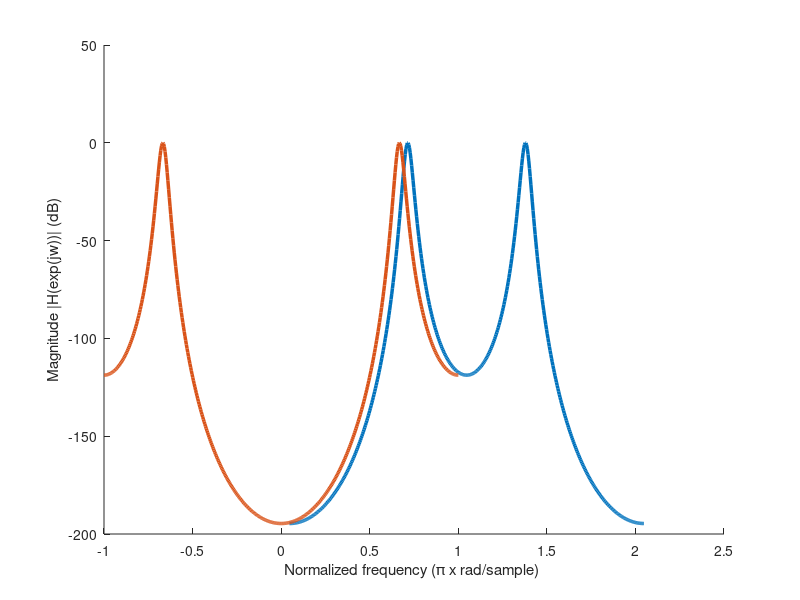

The MATLAB script that drew this image:
close all
% Data 
r = 0.9;
K = 8;
b_0 = 5.3936*10^-7;
b_k = b_0^(1/K);
w_0 = pi/3;
w_0_ = 2*pi/3;

% Zeros
b = b_k;

% Pole
a = [1,-2*r*cos(w_0),r*r];
a_ = [1,-2*r*cos(w_0_),r*r];


% Omega
om=linspace(-pi,pi,500);

% Freq. response
X=freqz(b,a,om);
X_=freqz(b,a_,om);

% Plot
hold on
plot(om/pi + pi/3,10*log10((abs(X).^2))*K,'LineWidth',2.5)
plot(om/pi,10*log10((abs(X_).^2))*K,'LineWidth',2.5)
ylim([-200 50])
xlabel('Normalized frequency (\pi x rad/sample) ')
ylabel('Magnitude |H(exp(jw))| (dB)')
